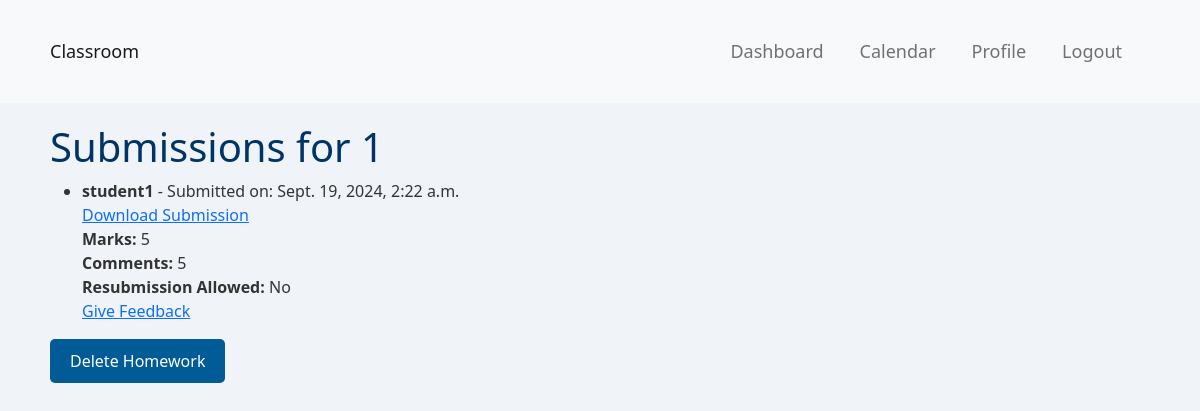
The app's page /teacher/homework/9/submissions/ (signed in) with its own data.
### polls/models.py (models this page shows, shortened)
class Homework(models.Model):
    title = models.CharField(max_length=200)
    description = models.TextField()
    assigned_date = models.DateField(default=timezone.now)
    due_date = models.DateField()
    file = models.FileField(upload_to='homework_files/', null=True, blank=True)
    teacher = models.ForeignKey(settings.AUTH_USER_MODEL, on_delete=models.CASCADE, related_name='homeworks')
    students = models.ManyToManyField(settings.AUTH_USER_MODEL, related_name='homework_assigned')  # Link to students

class Submission(models.Model):
    STATUS_CHOICES = [
        ('pending', 'Pending'),  # Homework submitted, waiting for grading
        ('returned', 'Returned for redo'),  # Returned for resubmission
        ('graded', 'Graded'),  # Graded by the teacher
    ]
    student = models.ForeignKey(settings.AUTH_USER_MODEL, on_delete=models.CASCADE, related_name='submissions')
    homework = models.ForeignKey(Homework, on_delete=models.CASCADE, related_name='submissions')
    file = models.FileField(upload_to='homework_submissions/')
    submitted_on = models.DateTimeField(auto_now_add=True)
    marks = models.IntegerField(null=True, blank=True)
    comments = models.TextField(null=True, blank=True)
    allow_resubmission = models.BooleanField(default=False)
    status = models.CharField(max_length=10, choices=STATUS_CHOICES, default='pending')

class CustomUser(AbstractUser):
    is_student = models.BooleanField(default=False)
    is_teacher = models.BooleanField(default=False)
    age = models.IntegerField(null=True, blank=True)  # Add age field here
    profile_picture = models.ImageField(upload_to='profile_pictures/', null=True, blank=True)
    bio = models.TextField(null=True, blank=True)

### polls/views.py (the view)
# urls.py: path('teacher/homework/<int:homework_id>/submissions/', polls.views.view_submissions, name='view_submissions'),
@login_required
def view_submissions(request, homework_id):
    if not request.user.is_teacher:
        return redirect('student_dashboard')
    homework = get_object_or_404(Homework, id=homework_id, teacher=request.user)
    submissions = Submission.objects.filter(homework=homework)  # Fetch all student submissions for this homework
    return render(request, 'view_submissions.html', {'homework': homework, 'submissions': submissions})

### templates/view_submissions.html
{% extends 'base.html' %}
{% block content %}
<h1>Submissions for {{ homework.title }}</h1>
<ul>
    {% for submission in submissions %}
    <li>
        <strong>{{ submission.student.username }}</strong> - Submitted on: {{ submission.submitted_on }}<br>
        <a href="{{ submission.file.url }}">Download Submission</a><br>
        <strong>Marks:</strong> {{ submission.marks }}<br>
        <strong>Comments:</strong> {{ submission.comments }}<br>
        <strong>Resubmission Allowed:</strong> {{ submission.allow_resubmission|yesno:"Yes,No" }}<br>
        <a href="{% url 'give_feedback' submission.id %}">Give Feedback</a>
    </li>
    {% endfor %}
</ul>
<a href="{% url 'delete_homework' homework.id %}" class="btn btn-danger">Delete Homework</a>
{% endblock %}

### static/styles/base/global.css (style rules this page uses)
body, html { margin: 0; padding: 0; font-family: 'Segoe UI', Tahoma, Geneva, Verdana, sans-serif; background-color: #f0f4f8; color: #333; }
h1, h2, h3, h4, h5, h6 { color: #003366; }

### static/styles/base/elements.css (style rules this page uses)
.btn { padding: 10px 20px; border: none; border-radius: 5px; background-color: #005b96; color: white; font-size: 16px; cursor: pointer; }

### records on screen
Homework: title "1"
Submission: student.username "student1", submitted_on "Sept. 19, 2024, 2:22 a.m.", marks "5", comments "5", allow_resubmission "No"
